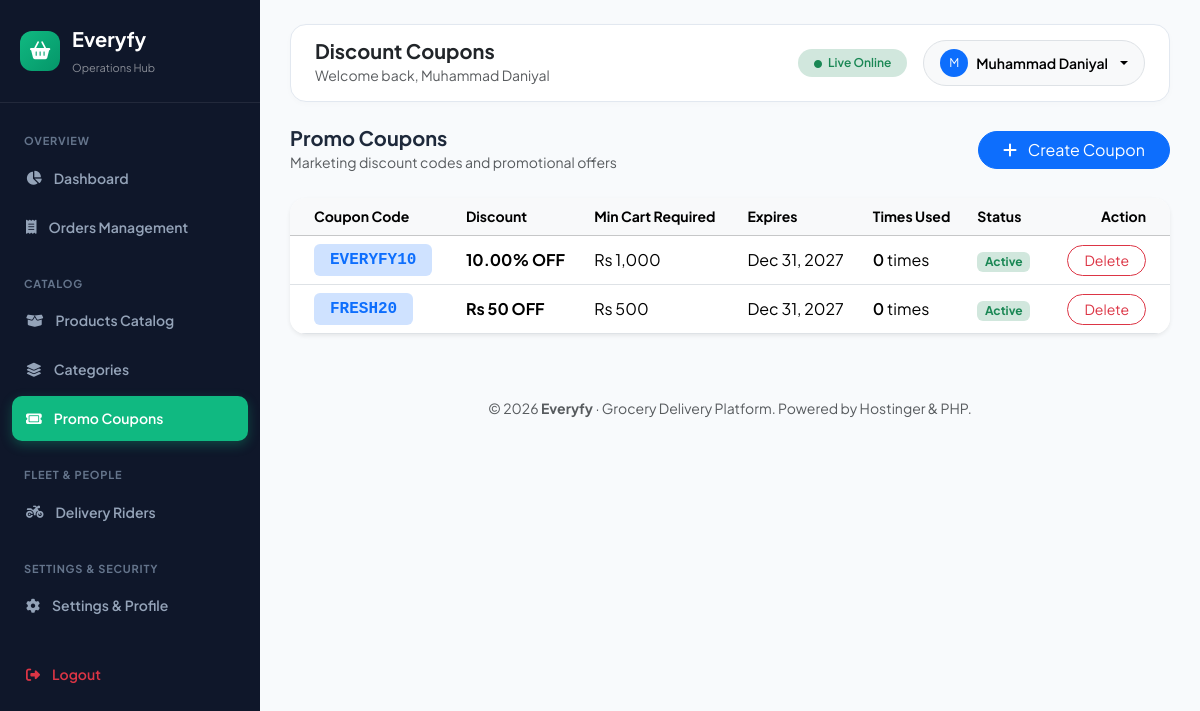
Before: /backend/admin/coupons.php (signed in) with the older database file.
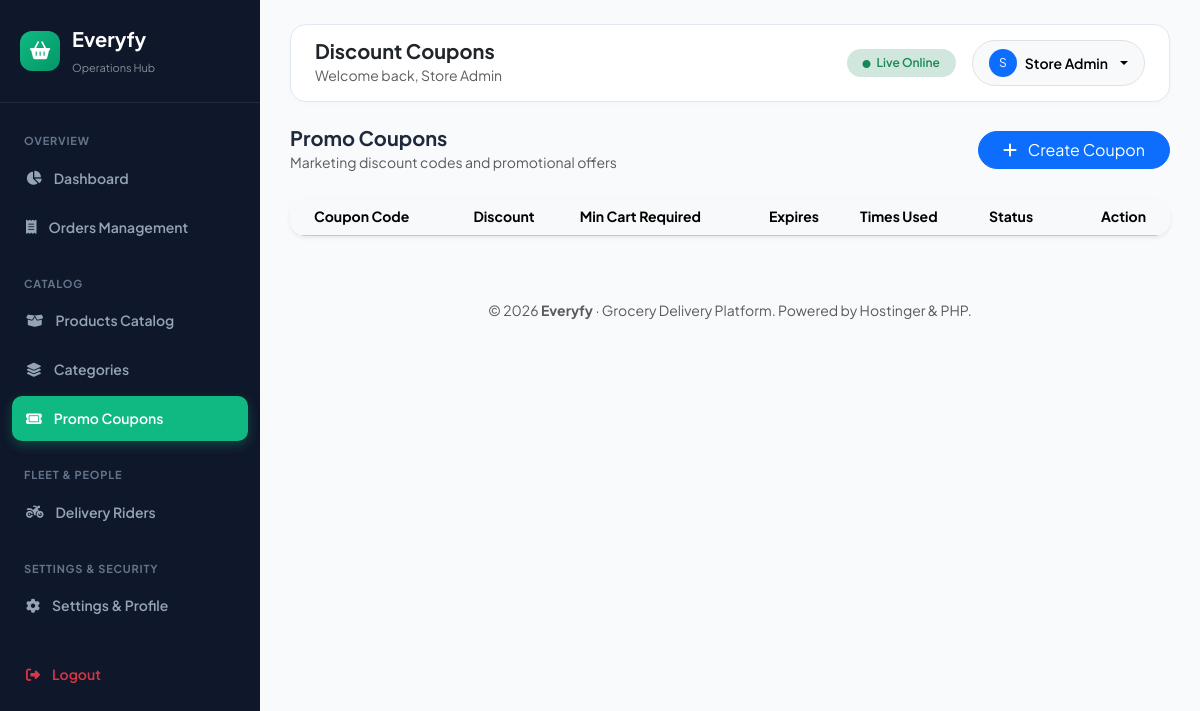
After: the same page with the newer database file.
### tables this page shows
CREATE TABLE IF NOT EXISTS `coupons` (
  `id` INT AUTO_INCREMENT PRIMARY KEY,
  `code` VARCHAR(30) NOT NULL UNIQUE,
  `discount_type` ENUM('flat', 'percent') NOT NULL DEFAULT 'flat',
  `value` DECIMAL(10, 2) NOT NULL,
  `min_order_amount` DECIMAL(10, 2) DEFAULT 0.00,
  `expiry_date` DATE NULL,
  `usage_limit` INT DEFAULT 1000,
  `times_used` INT DEFAULT 0,
  `is_active` TINYINT(1) DEFAULT 1,
  `created_at` TIMESTAMP DEFAULT CURRENT_TIMESTAMP
);

### backend/admin/coupons.php (the view, shortened to what the changed rows need)
<?php
$pageHeading = 'Discount Coupons';
require_once __DIR__ . '/includes/header.php';
$pdo = Database::getConnection();
$coupons = [];
if ($pdo) {
    try {
        $coupons = $pdo->query("SELECT * FROM coupons ORDER BY id DESC")->fetchAll();
    } catch (Exception $e) {}
}
?>
<div class="card border-0 shadow-sm rounded-4 overflow-hidden">
    <div class="table-responsive">
        <table class="table table-hover align-middle mb-0">
            <thead class="table-light">
                <tr class="small text-muted">
                    <th class="ps-4">Coupon Code</th>
                    <th>Discount</th>
                    <th>Min Cart Required</th>
                    <th>Expires</th>
                    <th>Times Used</th>
                    <th>Status</th>
                    <th class="text-end pe-4">Action</th>
                </tr>
            </thead>
            <tbody>
                <?php foreach ($coupons as $c): ?>
                    <tr>
                        <td class="ps-4">
                            <span class="badge bg-primary-subtle text-primary fs-6 px-3 py-2 font-monospace fw-bold">
                                <?= htmlspecialchars($c['code']) ?>
                            </span>
                        </td>
                        <td class="fw-bold">
                            <?= $c['discount_type'] === 'percent' ? $c['value'] . '%' : 'Rs ' . number_format($c['value']) ?> OFF
                        </td>
                        <td>Rs <?= number_format($c['min_order_amount']) ?></td>
                        <td><?= $c['expiry_date'] ? date('M d, Y', strtotime($c['expiry_date'])) : '<span class="text-muted">No Expiry</span>' ?></td>
                        <td><span class="fw-semibold"><?= $c['times_used'] ?></span> times</td>
                        <td><?= $c['is_active'] ? '<span class="badge bg-success-subtle text-success">Active</span>' : '<span class="badge bg-secondary">Disabled</span>' ?></td>
                        <td class="text-end pe-4">
                            <form method="POST" class="d-inline" onsubmit="return confirm('Delete this coupon?');">
                                <button type="submit" class="btn btn-sm btn-outline-danger rounded-pill px-3">Delete</button>
                            </form>
                        </td>
                    </tr>
                <?php endforeach; ?>
            </tbody>
        </table>
    </div>
</div>
<?php require_once __DIR__ . '/includes/footer.php'; ?>

### backend/admin/includes/header.php (shortened to what the changed rows need)
<?php
$adminName = $_SESSION['admin_name'] ?? 'Super Admin';
?>
<!DOCTYPE html>
<html lang="en">
<head>
    <link href="https://cdn.jsdelivr.net/npm/bootstrap@5.3.2/dist/css/bootstrap.min.css" rel="stylesheet">
    <link rel="stylesheet" href="https://cdnjs.cloudflare.com/ajax/libs/font-awesome/6.5.1/css/all.min.css">
</head>
<body>
<main class="admin-main">
    <header class="admin-topbar">
        <div>
            <h5 class="fw-bold mb-0 text-dark"><?= isset($pageHeading) ? htmlspecialchars($pageHeading) : 'Store Dashboard' ?></h5>
            <small class="text-muted">Welcome back, <?= htmlspecialchars($adminName) ?></small>
        </div>
        <div class="d-flex align-items-center gap-3">
            <div class="dropdown">
                <button class="btn btn-light rounded-pill px-3 py-2 border d-flex align-items-center gap-2 dropdown-toggle" type="button" data-bs-toggle="dropdown" aria-expanded="false">
                    <div class="bg-primary text-white rounded-circle d-flex align-items-center justify-content-center" style="width: 28px; height: 28px; font-size: 12px;">
                        <?= strtoupper(substr($adminName, 0, 1)) ?>
                    </div>
                    <span class="small fw-semibold"><?= htmlspecialchars($adminName) ?></span>
                </button>
            </div>
        </div>
    </header>

Changed rows visible on the page:
removed coupons: code "EVERYFY10", value "10.00", min_order_amount "1,000", expiry_date "Dec 31, 2027", times_used "0", is_active "Active"
removed coupons: code "FRESH20", value "50", min_order_amount "500", expiry_date "Dec 31, 2027", times_used "0", is_active "Active"
Other visible differences:
$adminName: "Muhammad Daniyal" → "Store Admin"
substr($adminName, 0, 1): "M" → "S"
